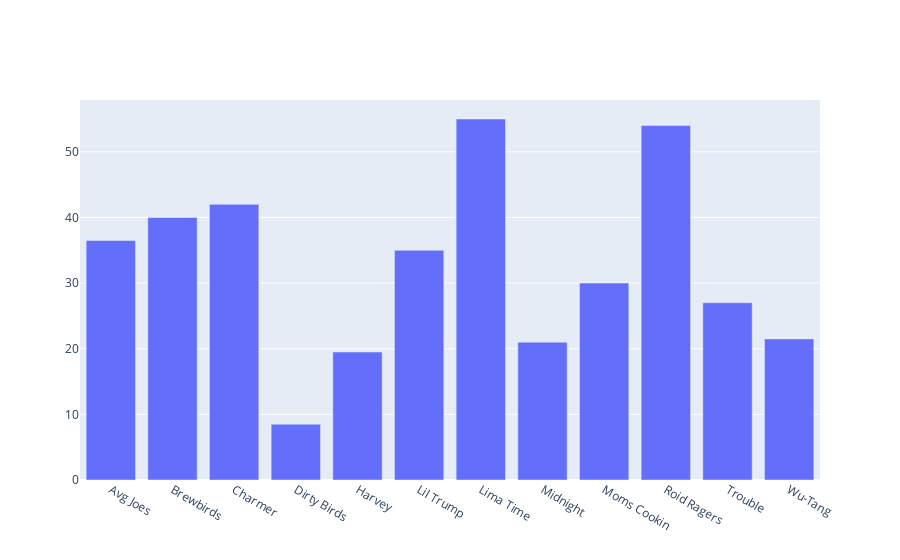

The notebook cell saved with this chart:
### Code cell
fig = go.Figure()
fig.add_trace(
    go.Bar(
        x=owners_df['Owner'],
        y=owners_df['Pts'],
    )
)
fig.show()

### Figure 1 — Plotly figure (JSON) as saved in the notebook; plotly's stock layout.template omitted (floating-point values rounded to 4 significant figures)
{"data": [{"type": "bar", "x": ["Avg Joes", "Brewbirds", "Charmer", "Dirty Birds", "Harvey", "Lil Trump", "Lima Time", "Midnight", "Moms Cookin", "Roid Ragers", "Trouble", "Wu-Tang"], "y": [36.5, 40, 42, 8.5, 19.5, 35, 55, 21, 30, 54, 27, 21.5]}], "layout": {}}
